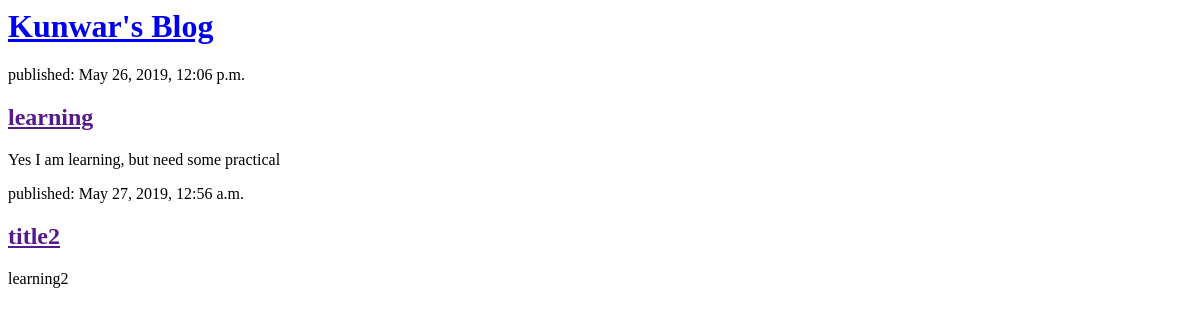
Before: / with the older database file.
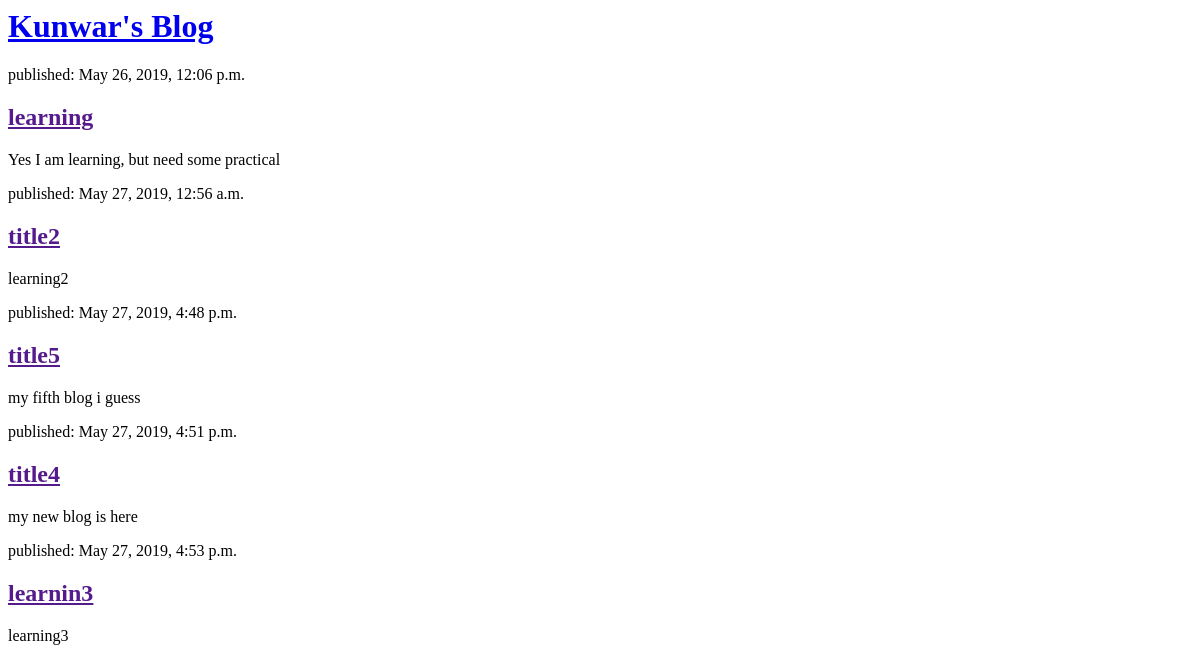
After: the same page with the newer database file.
### blog/models.py (models this page shows, shortened)
class Post(models.Model):
    author = models.ForeignKey(settings.AUTH_USER_MODEL, on_delete=models.CASCADE)
    title = models.CharField(max_length=200)
    text = models.TextField()
    created_date = models.DateTimeField(default=timezone.now)
    published_date = models.DateTimeField(blank=True, null=True)

### blog/views.py (the view)
# urls.py: path('' , views.post_list, name ='post_list'),
def post_list(request):
    posts = Post.objects.filter(published_date__lte=timezone.now()).order_by('published_date')
    return render(request, 'blog/post_list.html', {'posts': posts})

### blog/templates/blog/post_list.html (shortened to what this page needs)
<html>
    <head>
    </head>
    <body>
        <div>
            <h1><a href="/">Kunwar's Blog</a></h1>
        </div>
        	{% for post in posts %}
        <div>
            <p>published: {{ post.published_date }}</p>
            <h2><a href="">{{ post.title }}</a></h2>
            <p>{{ post.text | linebreaksbr }}</p>
        </div>
        {% endfor %}
    </body>
</html>

Changed rows visible on the page:
now on this page (row edited): Post: published_date "May 27, 2019, 4:48 p.m.", title "title5", text "my fifth blog i guess"
now on this page (row edited): Post: published_date "May 27, 2019, 4:51 p.m.", title "title4", text "my new blog is here"
now on this page (row edited): Post: published_date "May 27, 2019, 4:53 p.m.", title "learnin3", text "learning3"
